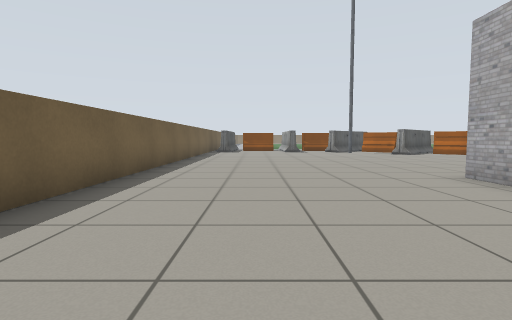
View 1 (above)

14 first-person views from a walk through a robot-simulator world made for Gazebo. The camera is 0.72 m above the floor, tilts 4° down and sees 80° across. Floor lines are 1 m apart. The floor is counted in squares, 1 m on a side. Each view is taken from the middle of a square. On the plan, view 1 faces up. The plan holds only what a view shows up to about 10 squares ahead; the rest is blank. The place goes on beyond the plan. Simple shapes stand in for some stock models. Some surface patterns are stand-ins.

View 2
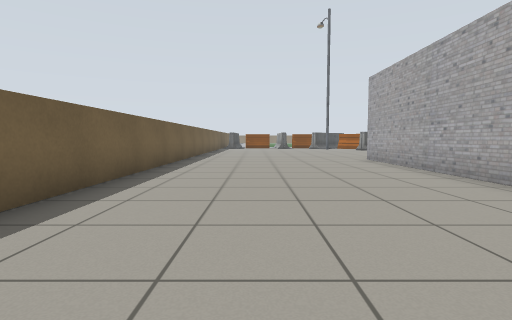

View 3
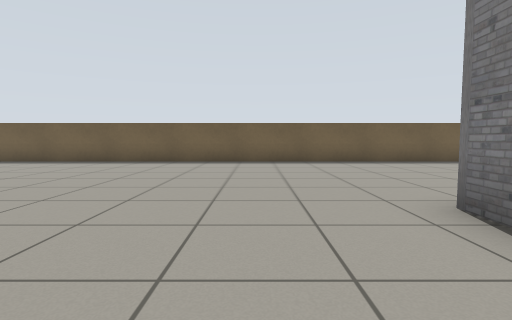

View 4
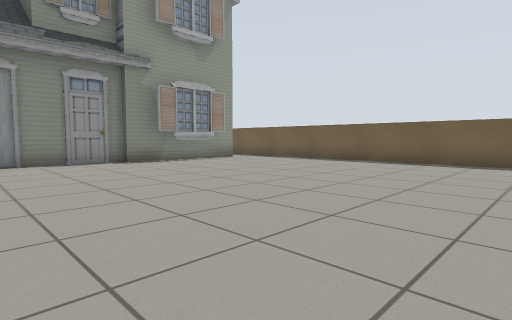

View 5
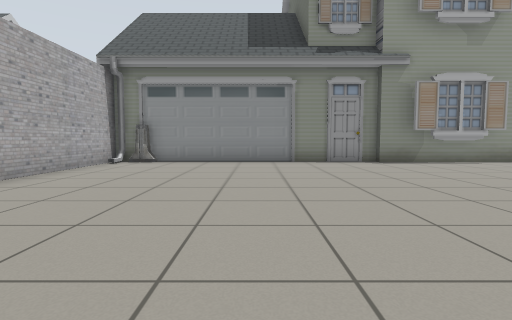

View 6
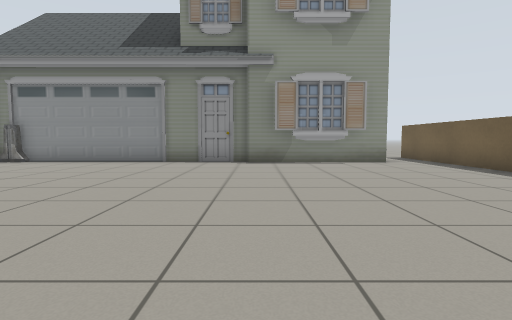

View 7
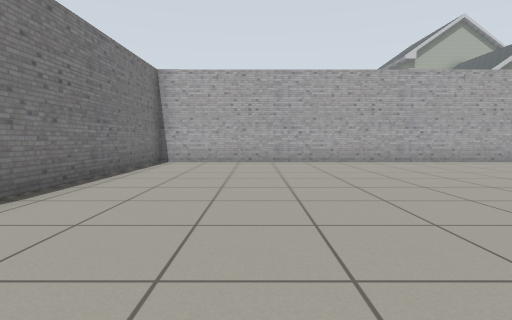

View 8
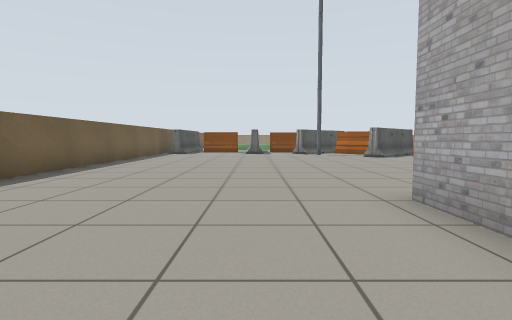

View 9
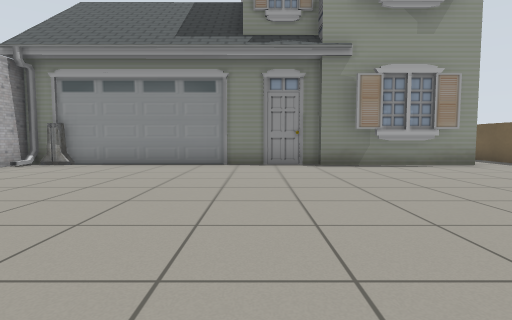

View 10
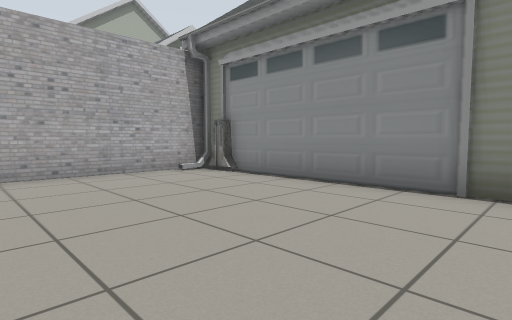

View 11
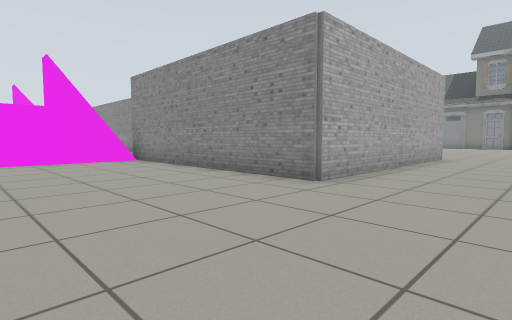

View 12
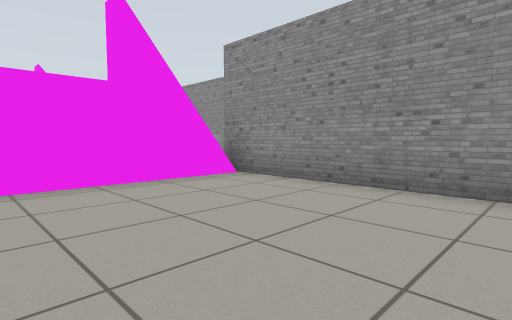

View 13
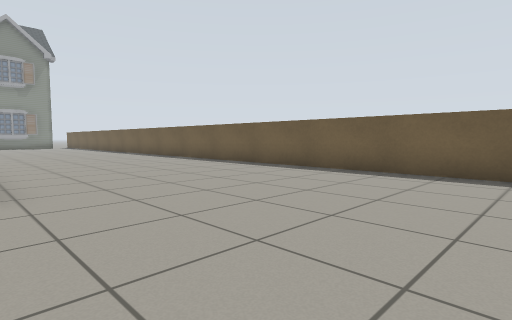

View 14
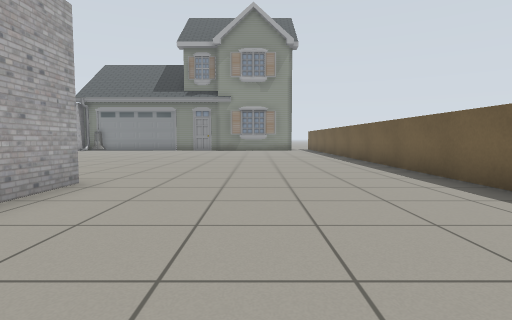

### Floor plan
Key: @ floor where view 1 was taken; # wall or solid block; . floor; H house; B barrier; M magenta block.
Columns run from 3 left of view 1 to 12 right of it. Each row starts with its distance up from view 1.
 10 #.............M
  9 #.............M
  8 #.............#
  7 #.............M
  6 #.............#
  5 #......########
  4 #......#
  3 #......#
  2 #......#
  1 #......#
  0 #..@...#
 -1 #......#
 -2 #......########
 -3 #.............#
 -4 #..............
 -5 #..............#
 -6 #..............#
 -7 #..............
 -8 #..............
 -9 #..............#
-10 #..............#
-11 #..............#
-12 #..............#
-13 #..............#
-14 #..............#
-15 #..HHH........#
-16 #.H   HHHHHHHBB

Where each view was taken, in squares from view 1:
view 1: 0 up, 0 right, facing up
view 2: 5 down, 0 right, facing up
view 3: 4 down, 7 right, facing left
view 4: 6 down, 7 right, facing down-left
view 5: 6 down, 7 right, facing down
view 6: 6 down, 3 right, facing down
view 7: 5 down, 2 right, facing right
view 8: 2 up, 2 right, facing up
view 9: 7 down, 5 right, facing down
view 10: 11 down, 5 right, facing down-right
view 11: 10 up, 1 right, facing down-right
view 12: 10 up, 6 right, facing down-right
view 13: 10 up, 4 right, facing down-left
view 14: 3 up, 1 right, facing down
